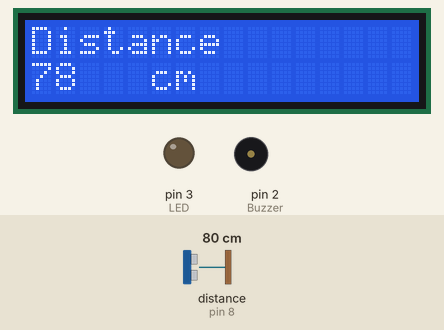
Simulated run of this sketch. Board: Arduino Uno, built with avr-gcc and run on an emulated ATmega328P. Parts: 16×2 character LCD, output pins drawn as LEDs (lit = HIGH), buzzer (waves = sounding, pin HIGH). Wiring (inferred from the names in the program): ultrasonic range finder: trigger pin 9; echo pin 8. The test bench sets the inputs (shaded band); at power-on: distance to the obstacle (sensor on pin 8) 80 cm. The echo pulse lasts 58.3 µs per cm; pins used as bus, display or sensor lines are not drawn.

Above: at 1.2 s.
1.3 s: distance to the obstacle (sensor on pin 8) set to 12 cm
At 2.0 s:
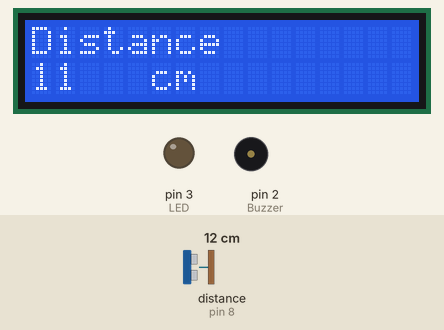
3.1 s: distance to the obstacle (sensor on pin 8) set to 9 cm
At 4.1 s:
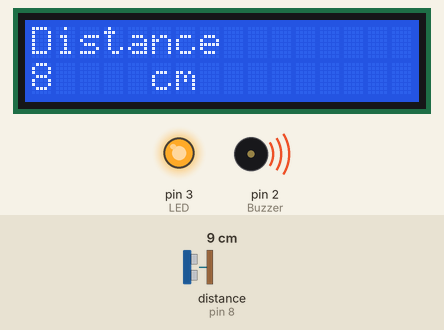
5.7 s: distance to the obstacle (sensor on pin 8) set to 2 cm
At 6.1 s:
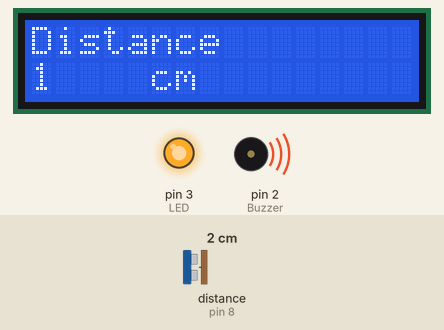
Timing chart, 0 to 8.7 s (numbered marks = the images above; inputs shaded):
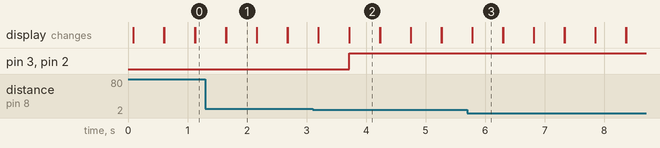

The sketch:

Distance_alarm.ino
```cpp
#include <LiquidCrystal_I2C.h>

//define I2C address......
LiquidCrystal_I2C lcd(0x27, 16, 2);


//create veriables
int trig = 9;
int echo = 8;
long duretion, distance;

int LED = 3;
int Buzzer = 2;

void setup() {
  pinMode(trig, OUTPUT);
  pinMode(echo, INPUT);
  pinMode(LED, OUTPUT);
  pinMode(Buzzer, OUTPUT);

  lcd.init();
  lcd.clear();
  lcd.backlight();

  lcd.setCursor(0, 0);
  lcd.print("Distance:");

}

void loop() {
  digitalWrite(trig, HIGH);
  delayMicroseconds(2);
  digitalWrite(trig, LOW);
  delayMicroseconds(10);
  digitalWrite(trig, HIGH);

  duretion = pulseIn(echo, HIGH);
  distance = (duretion * 0.034) / 2;

  lcd.setCursor(0, 1);
  lcd.print(distance);
  delay(500);
  lcd.clear();
  lcd.setCursor(5, 1);
  lcd.print("cm");
  lcd.setCursor(0, 0);
  lcd.print("Distance");


  if (distance < 10) {
    digitalWrite(LED, HIGH);
    digitalWrite(Buzzer, HIGH);
  }
  else {
    digitalWrite(LED, LOW);
    digitalWrite(Buzzer, LOW);
  }

}
```

Measured:
- the behaviour switches between 11 and 10 cm on distance to the obstacle (sensor on pin 8) (found by bisection; images 1 and 2)
- after the input at 1.3 s, the display: first differs from a run without the input after 0.35 s (image 1)
- after the input at 3.1 s, pin 3 (LED), pin 2 (Buzzer): LOW → HIGH after 0.61 s; the display: first differs from a run without the input after 0.10 s (image 2)
- after the input at 5.7 s, the display: first differs from a run without the input after 0.08 s (image 3)
- what the display in image 1 shows lasts 0.6 s, from 1.6 s to 2.2 s
